Frame 1 (no input): blank canvas, image omitted
Frame 60 (the mouse pressed at the canvas centre just before this capture): blank canvas, image omitted
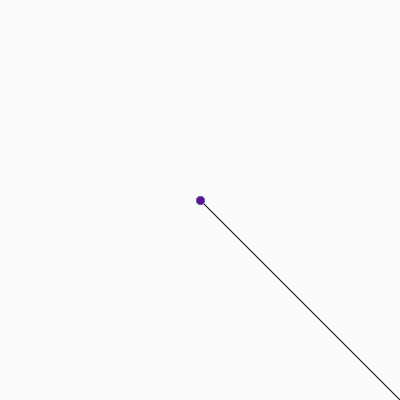
Frame 120 (the mouse held since frame 60 and released just before this capture)

The Processing sketch whose frames 1 and 60 were blank and that drew this single picture after the mouse press (run headless with seeded random() and noise(); from frame 60 on, the mouse is pressed at the canvas centre):

// Processing sketch: processing_91276
// ── processing_91276.pde

void setup() {
  size(400, 400);
  background(250);
}

void draw() {
  if(mousePressed){
    drawLine(mouseX, mouseY, pmouseX, pmouseY);
    stroke((int)random(255), (int)random(255), (int)random(255));
    strokeWeight(8);
  }
}

void drawLine(int x, int y, int x2, int y2) {
  if(x >= 200 && y < 200) {
    line(y, x, y2, x2);
  } else if(x >= 200 && y >= 200) {
    line(400-y, 400-x, 400-y2, 400-x2);
  } else if(x < 200 && y <200){
    line(400-x, 400-y, 400-x2, 400-y2);
  } else {
    line(400-x, 400-y, 400-x2, 400-y2);
  } 
}
